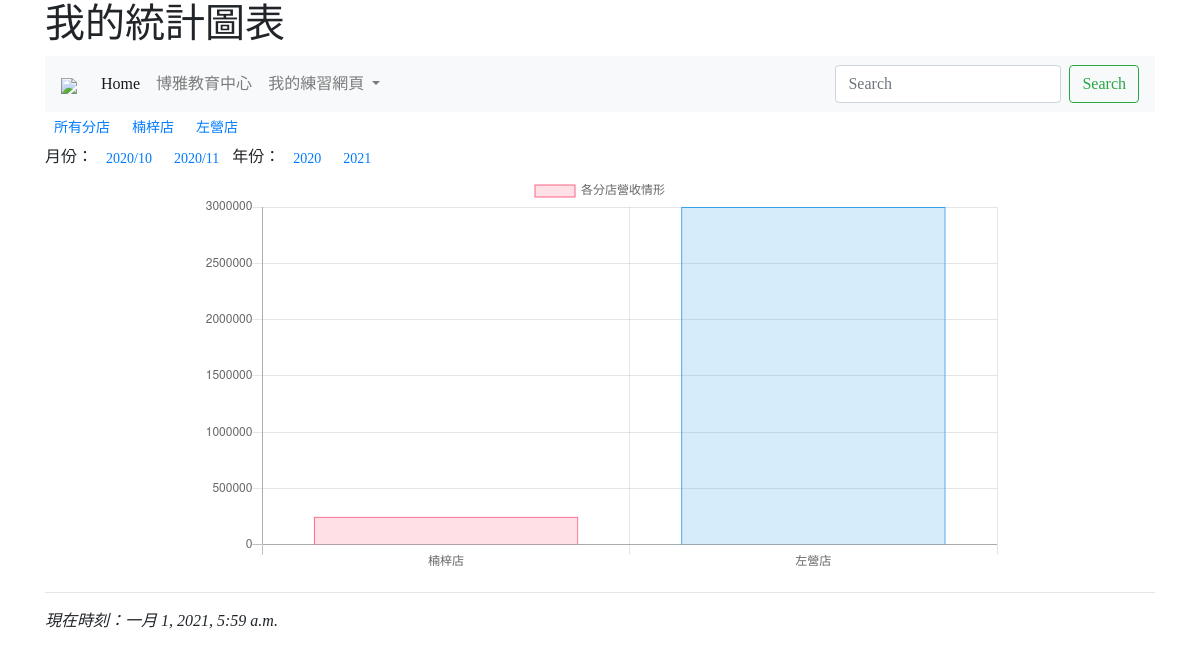
Before: /mychart/ with the older database file.
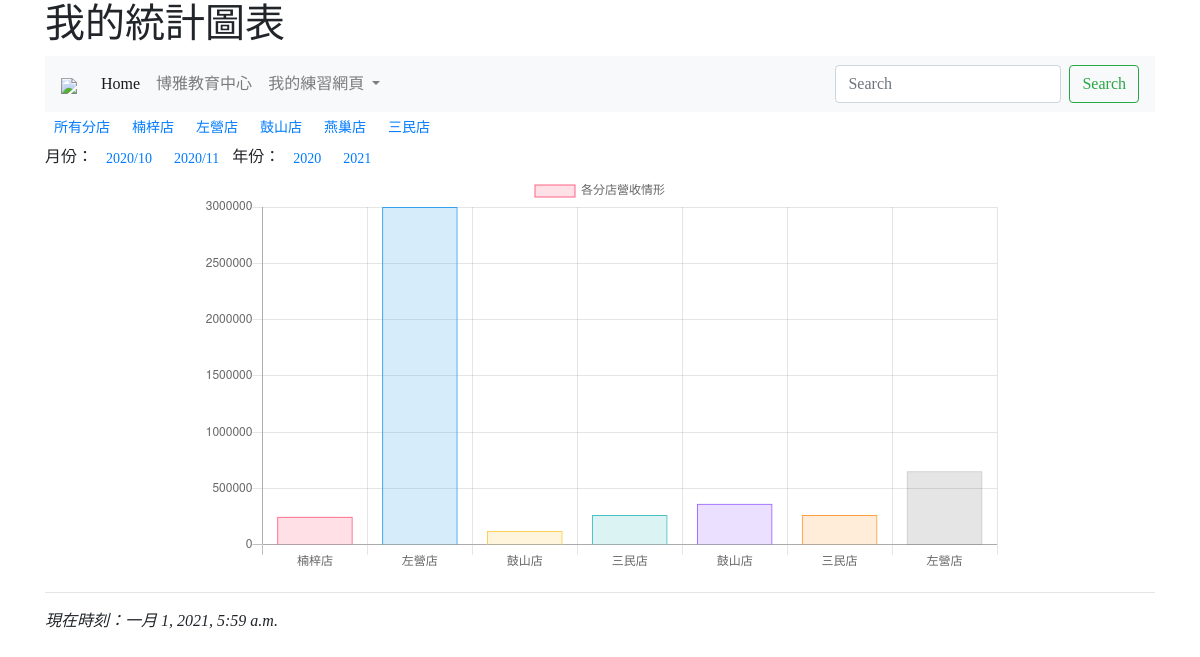
After: the same page with the newer database file.
### mainsite/models.py (models this page shows)
class Branch(models.Model):
    title = models.CharField(max_length=200)
    name = models.CharField(max_length=200)
    def __str__(self):
        return self.title

### mainsite/views.py (the view)
# urls.py: path('mychart/', mychart),
def mychart(request, bid=0):
    now = datetime.now()
    stores = Branch.objects.all()
    if bid==0:
        data = StoreIncome.objects.all()
    else:
        data = StoreIncome.objects.filter(branch=bid)
    title = "各分店營收情形"
    return render(request, "mychart.html", locals())

### templates/mychart.html (shortened to what this page needs)
{% extends 'base.html' %}
{% block titlemessage %}
    <h1>我的統計圖表</h1>
{% endblock %}
{% block content %}
    <button class="btn btn-sm">
        <a href="/mychart/">所有分店</a>
    </button>
    {% for s in stores %}
        <button class='btn btn-sm'>
            <a href='/mychart/{{s.id}}/'>
                {{s.title}}
            </a>
        </button>
    {% endfor %}
<br>
月份：
<button class='btn btn-sm'>
    <a href='/chartbydate/2020/10/'>2020/10</a>
</button>
<button class='btn btn-sm'>
    <a href='/chartbydate/2020/11/'>2020/11</a>
</button>
年份：
<button class='btn btn-sm'>
    <a href='/chartbydate/2020/'>2020</a>
</button>
<button class='btn btn-sm'>
    <a href='/chartbydate/2021/'>2021</a>
</button>
<center>
<table width=800>
  <tr><td>
<canvas id="myChart" width="800" height="400"></canvas>
</td></tr>
</table>
</center>
<script>
var ctx = document.getElementById('myChart').getContext('2d');
var myChart = new Chart(ctx, {
    type: 'bar',
    data: {
        labels: [
{% for item in data %}
    '{{item.branch}}',
{% endfor %}
        ],
        datasets: [{
            label: '{{ title }}',
            data: [
{% for item in data %}
    '{{item.income}}',
{% endfor %}
            ],
            backgroundColor: [
                'rgba(255, 99, 132, 0.2)',
                'rgba(54, 162, 235, 0.2)',
                'rgba(255, 206, 86, 0.2)',
                'rgba(75, 192, 192, 0.2)',
                'rgba(153, 102, 255, 0.2)',
                'rgba(255, 159, 64, 0.2)'
            ],
            borderColor: [
                'rgba(255, 99, 132, 1)',
                'rgba(54, 162, 235, 1)',
                'rgba(255, 206, 86, 1)',
                'rgba(75, 192, 192, 1)',
                'rgba(153, 102, 255, 1)',
                'rgba(255, 159, 64, 1)'
            ],
            borderWidth: 1
        }]
    },
    options: {
        scales: {
            yAxes: [{
                ticks: {
                    beginAtZero: true
                }
            }]
        }
    }
});
</script>
{% endblock %}

### templates/base.html (shortened to what this page needs)
<!doctype html>
<html>
  <head>
    <link rel="stylesheet" href="https://cdn.jsdelivr.net/npm/bootstrap@4.5.3/dist/css/bootstrap.min.css">
  </head>
  <body>
    <div class="container">
      {% block titlemessage %}{% endblock %}
      {% include 'header.html' %}
      {% block content %}{% endblock %}
      {% include 'footer.html' %}
    </div>
  </body>
</html>

### templates/header.html (shortened to what this page needs)
    {% load static %}
    <nav class="navbar navbar-expand-lg navbar-light bg-light">
        <a class="navbar-brand" href="#">
          <img src="{% static "nkust.jpg" %}" width=60>
        </a>
        <div class="collapse navbar-collapse" id="navbarSupportedContent">
          <ul class="navbar-nav mr-auto">
            <li class="nav-item active">
              <a class="nav-link" href="/">Home <span class="sr-only">(current)</span></a>
            </li>
            <li class="nav-item">
              <a class="nav-link" href="http://cla.nkust.edu.tw">博雅教育中心</a>
            </li>
            <li class="nav-item dropdown">
              <a class="nav-link dropdown-toggle" href="#" id="navbarDropdown" role="button" data-toggle="dropdown" aria-haspopup="true" aria-expanded="false">
                我的練習網頁
              </a>
            </li>
          </ul>
          <form class="form-inline my-2 my-lg-0">
            <input class="form-control mr-sm-2" type="search" placeholder="Search" aria-label="Search">
            <button class="btn btn-outline-success my-2 my-sm-0" type="submit">Search</button>
          </form>
        </div>
      </nav>

### templates/footer.html
        <hr>
        <i>現在時刻：{{ now }}</i>

### templates/base.html (style rules this page uses)
body { font-family: 微軟正黑體; }

Changed rows visible on the page:
added Branch: title "鼓山店"
added Branch: title "燕巢店"
added Branch: title "三民店"
Other visible differences:
chart data {{ item.branch }}: 楠梓店, 左營店 → 楠梓店, 左營店, 鼓山店, 三民店, 鼓山店, 三民店, 左營店
chart data {{ item.income }}: 250000, 3000000 → 250000, 3000000, 123000, 265000, 364000, 265400, 654000
